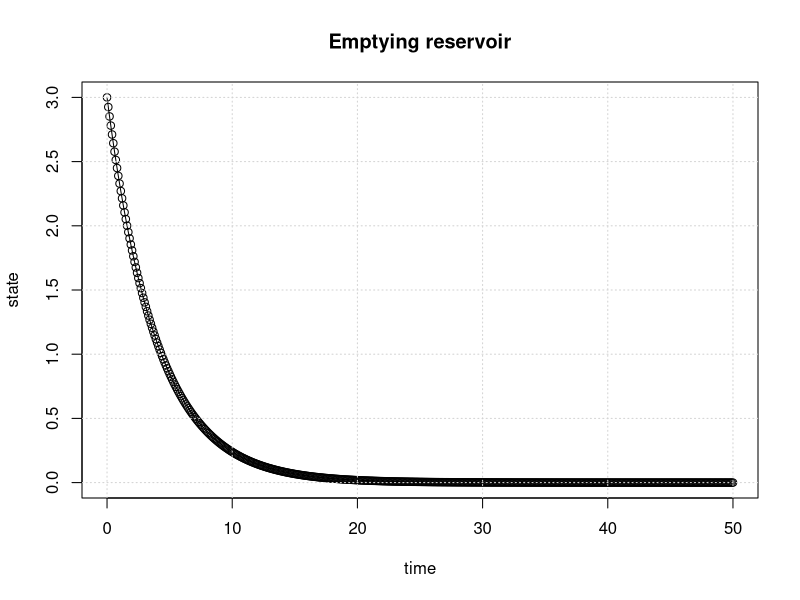
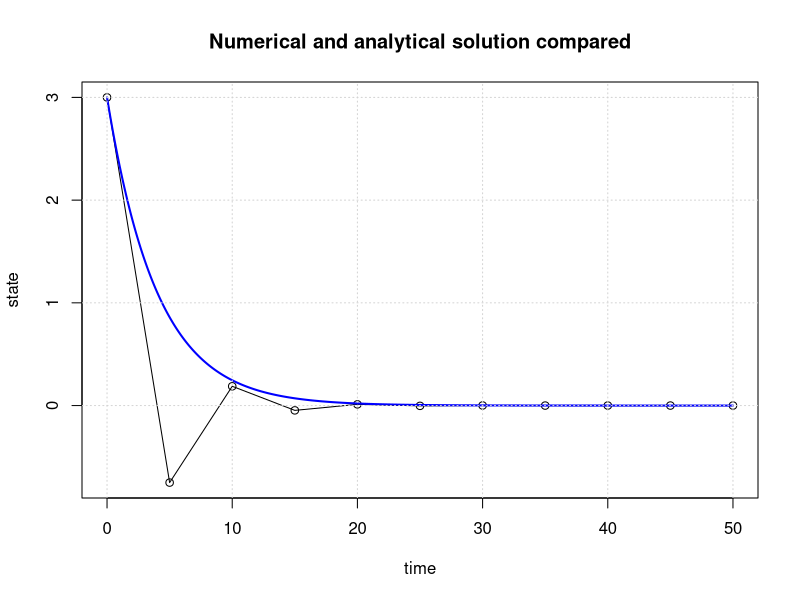
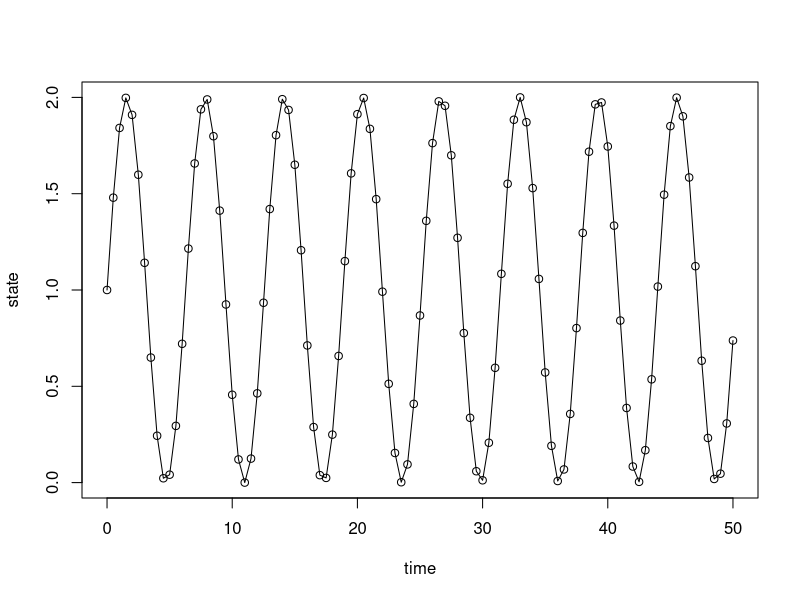
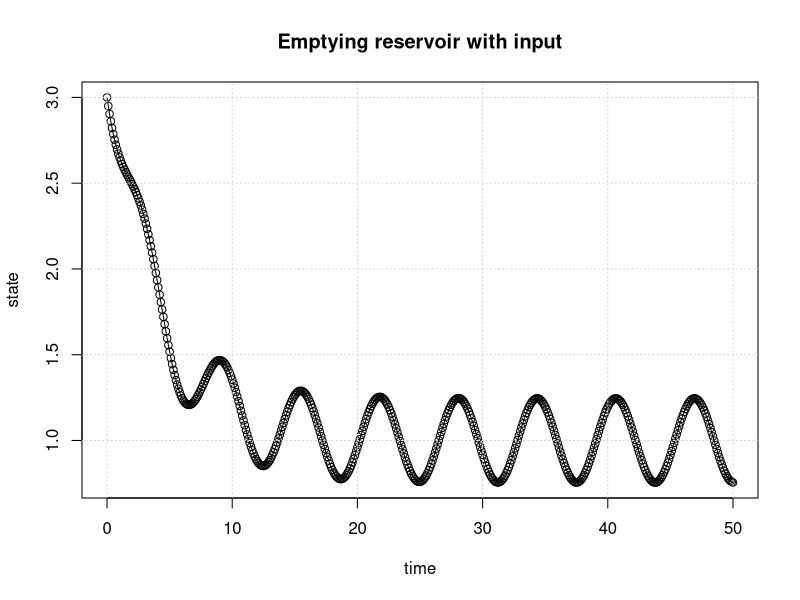
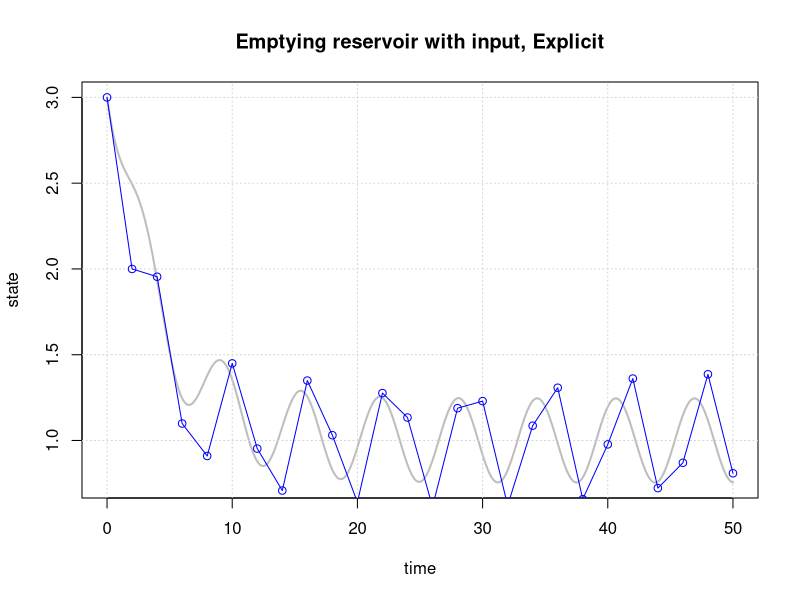
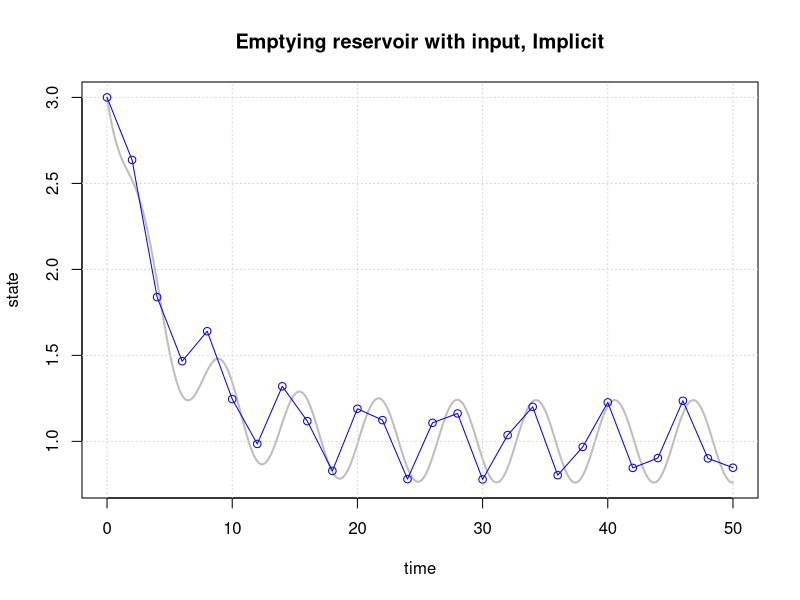
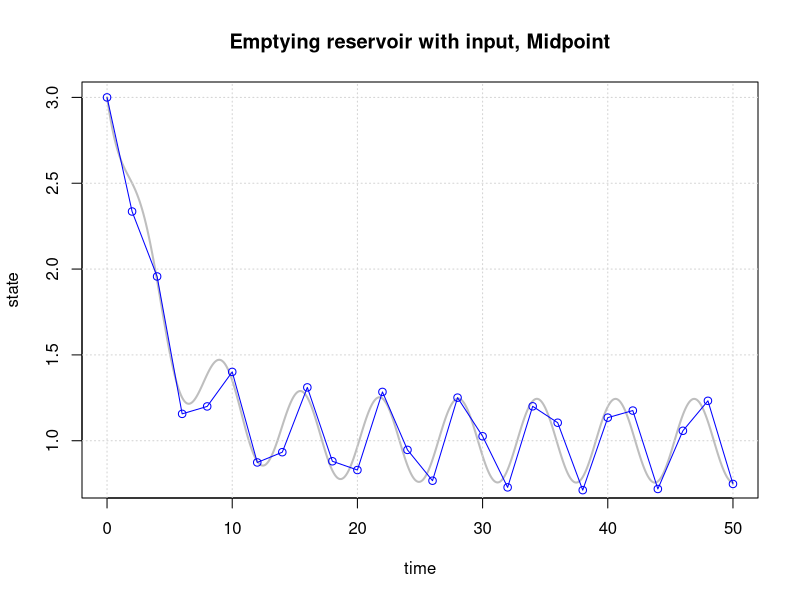
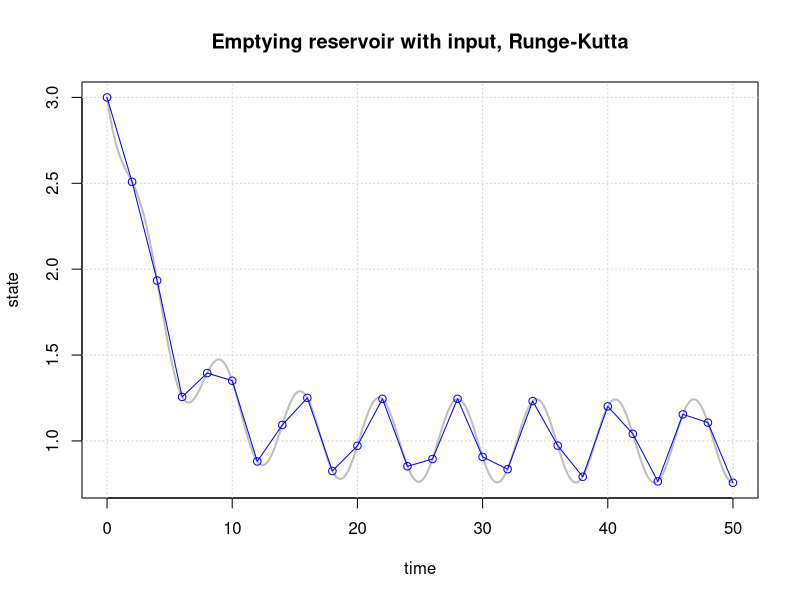

Generate these figures, in order, with R:
## ---- chunk 1
sys.fun = function(state)
{
  newstate = ...
  return(newstate)
}
## ---- chunk 2
sys.fun = function(state)
{
  newstate = state*(1-alpha*dt)
  return(newstate)
}
## ---- chunk 3
# Initial parameter values
begin.time = 0     # usually this variable is set to 0
end.time   = 50    # end time of the simulation (50)
dt         = 0.1   # delta t; time discretisation (0.1)
init.state = 3     # state of the system at the beginning of the simulation (3)
alpha      = 0.25  # decay constant (0.25)

# Simulation initialisation
time = begin.time
result.state= c(init.state)
result.time = c(time)
current.state = init.state

# Simulation
while(time < end.time)
{
  current.state = sys.fun(current.state)
  result.state = c(result.state,current.state)
  time = time + dt
  result.time = c(result.time,time)
}

# Plotting
plot(result.time,result.state,type='o',xlab="time",ylab="state")
title(main='Emptying reservoir')
grid()
## ---- chunk 4
# Initial parameter values
begin.time = 0     # usually this variable is set to 0
end.time   = 50    # end time of the simulation (50)
dt         = 5     # delta t; time discretisation (0.25)
init.state = 3     # state of the system at the beginning of the simulation (3)
alpha      = 0.25  # decay constant (0.25)

# Simulation initialisation
time = begin.time
result.state= c(init.state)
result.time = c(time)
current.state = init.state

# Simulation
while(time < end.time)
{
  current.state = sys.fun(current.state)
  result.state = c(result.state,current.state)
  time = time + dt
  result.time = c(result.time,time)
}

# Plotting
plot(result.time,result.state,type='o', xlab="time",ylab="state")
time.sequence = seq(begin.time,end.time,by=0.1)
analyt.state=init.state * exp(-time.sequence*alpha)
lines(time.sequence,analyt.state,col='blue',lwd=2)
title(main='Numerical and analytical solution compared')
grid()
## ---- chunk 5
time = seq(0,50,by=0.5)
plot(time,sin(time)+1,type='o', xlab="time",ylab="state")
## ---- chunk 6
rm(list=ls())
# Initial parameter values
begin.time = 0     # usually this variable is set to 0
end.time   = 50    # end time of the simulation
dt         = 0.1   # delta t; time discretisation
init.state = 3     # state of the system at the beginning of the simulation
alpha      = 1     # decay constant
A          = 4     # surface of the bucket
## ---- chunk 7
# Simulation initialisation
time             = begin.time
result.state     = c(init.state)
result.time      = c(time)
current.state    = init.state

# System function
sys.fun = function(state)
{
  newstate = state + dt/A*((sin(time)+1)-alpha*state)
  return(newstate)
}

# Simulation
while(time < end.time)
{
  current.state = sys.fun(current.state)
  result.state = c(result.state,current.state)
  time = time + dt
  result.time = c(result.time,time)
}

# Plotting
plot(result.time,result.state,type='o',xlab="time",ylab="state")
title(main='Emptying reservoir with input')
grid()
## ---- chunk 8
rm(list=ls())
#Initial parameter values
begin.time = 0     # usually this variable is set to 0
end.time   = 50    # end time of the simulation
dt         = 0.1   # delta t; time discretisation
init.state = 3     # state of the system at the beginning of the simulation
alpha      = 1     # decay constant
A          = 4     # surface of the bucket

# Simulation initialisation
time             = begin.time
result.state     = c(init.state)
result.time      = c(time)
current.state    = init.state

# System function
sys.fun = function(state)
{
  newstate = state + dt/A*((sin(time)+1)-alpha*state)
  return(newstate)
}

# Simulation
while(time < end.time)
{
  current.state = sys.fun(current.state)
  result.state = c(result.state,current.state)
  time = time + dt
  result.time = c(result.time,time)
}

# Plotting
plot(result.time,result.state,type='l', col="grey",lwd=2,xlab="time",ylab="state")
title(main='Emptying reservoir with input, Explicit')
grid()

dt = 2.0 # a new dt value to evaluate current scheme
time = begin.time
result.state= c(init.state)
result.time =c(time)
current.state = init.state
while(time < end.time)
{
  current.state = sys.fun(current.state)
  result.state = c(result.state,current.state)
  time = time + dt
  result.time = c(result.time,time)
}
lines(result.time,result.state,type='o',col='blue')
## ---- chunk 9
rm(list=ls())
#Initial parameter values
begin.time = 0     # usually this variable is set to 0
end.time   = 50    # end time of the simulation
dt         = 0.1   # delta t; time discretisation
init.state = 3     # state of the system at the beginning of the simulation
alpha      = 1     # decay constant
A          = 4     # surface of the bucket

# Simulation initialisation
time             = begin.time
result.state     = c(init.state)
result.time      = c(time)
current.state    = init.state

# System function
sys.fun = function(state)
{
  newstate = 1/(1+alpha*dt/A)*(state + dt/A*(sin(time+dt)+1))
  return(newstate)
}

# Simulation
while(time < end.time)
{
  current.state = sys.fun(current.state)
  result.state = c(result.state,current.state)
  time = time + dt
  result.time = c(result.time,time)
}

# Plotting
plot(result.time,result.state,type='l', col="grey",lwd=2,xlab="time",ylab="state")
title(main='Emptying reservoir with input, Implicit')
grid()

dt = 2.0 # a new dt value to evaluate current scheme
time = begin.time
result.state= c(init.state)
result.time =c(time)
current.state = init.state
while(time < end.time)
{
  current.state = sys.fun(current.state)
  result.state = c(result.state,current.state)
  time = time + dt
  result.time = c(result.time,time)
}
lines(result.time,result.state,type='o',col='blue')
## ---- chunk 10
rm(list=ls())
#Initial parameter values
begin.time = 0     # usually this variable is set to 0
end.time   = 50    # end time of the simulation
dt         = 0.1   # delta t; time discretisation
init.state = 3     # state of the system at the beginning of the simulation
alpha      = 1     # decay constant
A          = 4     # surface of the bucket

# Simulation initialisation
time             = begin.time
result.state     = c(init.state)
result.time      = c(time)
current.state    = init.state

# System function

f = function(time, state){
  return(((sin(time)+1)-alpha*state)/A)
}

sys.fun = function(state)
{
  s.aux    = state + dt/2*f(time,state)
  newstate = s.aux + dt/2*f(time+dt/2,s.aux)
  return(newstate)
}

# Simulation
while(time < end.time)
{
  current.state = sys.fun(current.state)
  result.state = c(result.state,current.state)
  time = time + dt
  result.time = c(result.time,time)
}

# Plotting
plot(result.time,result.state,type='l', col="grey",lwd=2,xlab="time",ylab="state")
title(main='Emptying reservoir with input, Midpoint')
grid()

dt = 2.0 # a new dt value to evaluate current scheme
time = begin.time
result.state= c(init.state)
result.time =c(time)
current.state = init.state
while(time < end.time)
{
  current.state = sys.fun(current.state)
  result.state = c(result.state,current.state)
  time = time + dt
  result.time = c(result.time,time)
}
lines(result.time,result.state,type='o',col='blue')
## ---- chunk 11
rm(list=ls())
#Initial parameter values
begin.time = 0     # usually this variable is set to 0
end.time   = 50    # end time of the simulation
dt         = 0.1   # delta t; time discretisation
init.state = 3     # state of the system at the beginning of the simulation
alpha      = 1     # decay constant
A          = 4     # surface of the bucket

# Simulation initialisation
time             = begin.time
result.state     = c(init.state)
result.time      = c(time)
current.state    = init.state

# System function

f = function(time, state){
  return(((sin(time)+1)-alpha*state)/A)
}

sys.fun = function(state)
{
  k1       = dt*f(time       , state         )
  k2       = dt*f(time+0.5*dt, state + 0.5*k1)
  k3       = dt*f(time+0.5*dt, state + 0.5*k2)
  k4       = dt*f(time+    dt, state +     k3)
  newstate = state + (k1 + 2*k2 + 2*k3 + k4)/6
  return(newstate)
}

# Simulation
while(time < end.time)
{
  current.state = sys.fun(current.state)
  result.state = c(result.state,current.state)
  time = time + dt
  result.time = c(result.time,time)
}

# Plotting
plot(result.time,result.state,type='l', col="grey",lwd=2,xlab="time",ylab="state")
title(main='Emptying reservoir with input, Runge-Kutta')
grid()

dt = 2.0 # a new dt value to evaluate current scheme
time = begin.time
result.state= c(init.state)
result.time =c(time)
current.state = init.state
while(time < end.time)
{
  current.state = sys.fun(current.state)
  result.state = c(result.state,current.state)
  time = time + dt
  result.time = c(result.time,time)
}
lines(result.time,result.state,type='o',col='blue')
## ---- chunk 12
##loading input and observed data
hupsel = read.table(file='hupsel.dat')
hupsel.time = hupsel$V1
hupsel.Qin = hupsel$V2
hupsel.Qobs = hupsel$V3
#to make data continuous for al dt
Qin.fun =approxfun(x=hupsel.time,y=hupsel.Qin,rule=2:2) 
Qobs.fun = approxfun(x=hupsel.time,y=hupsel.Qobs,rule = 2:2)

##time aspects
begin.time   = 0              #begin time of the simulation
end.time = hupsel.time[length(hupsel.time)] #end time of the simulation
dt           = 0.5            #1.0#.5 #delta t; time discretisation

#reservoir parameters
res.alpha.lw = 0.10543215 
res.alpha.up = 0.75
res.lvl.up   = 0.4            #1.7
res.A        = 1.45 

init.state   = 1.4            #the initial state of the linear reservoir

sys.fun = function(state)
{
  if(state<= res.lvl.up)
  {
    state = state +dt/res.A*(Qin.fun(time)- res.alpha.lw*state)
  }else{
    state = state + dt/res.A*(Qin.fun(time)-res.alpha.up*(state-res.lvl.up)-res.alpha.lw*state)
  }
  return(state)
}

time            = begin.time
result.state    = c(init.state)
result.time     = c(time)
current.state   = init.state
result.Qout1    = c()
result.Qout2    = c()
result.Qin      = c()
while(time < end.time)
{
  current.state = sys.fun(current.state)
  result.state  = c(result.state,current.state)
  time          = time + dt
  result.time   = c(result.time,time)
}

#####Calculation of the Qout fluxes
##first a function (state.above.up) to determine which states are above the upper outlet
state.above.up = function()
{
  state.up = c()
  for (i in 1:length(result.time))
  {
    this.state = result.state[i]
   if(this.state>res.lvl.up)
   {
     state.up=c(state.up,this.state)
   }else{
     state.up=c(state.up,0)
   }
  }
  return(state.up)
}


  state.above =state.above.up()  
  Qout.up = state.above
  IQout = which(state.above>0)
  Qout.up[IQout] = res.alpha.up*(Qout.up[IQout]-res.lvl.up) 
 
  
#   Qout.up = res.alpha.up*(state.above[state.above>0]-res.lvl.up)

Qout.lw = c()
Qout.lw = res.alpha.lw*result.state
# Qout.lw = res.A*res.k.lw*result.state

##balance
##dV/dt = Qin - Qout.lw - Qout.up
##dV/dt = state*res.A/dt
nrsteps = length(result.state)-1
dVdt = diff(result.state)*res.A/dt
Qin = Qin.fun(result.time)
error = Qin[1:nrsteps] - Qout.lw[1:nrsteps] - Qout.up[1:nrsteps] - dVdt
 
plot(result.time,Qin,type = 'l',
     ylim=c(min(Qin,Qout.lw,Qout.up,dVdt),max(Qin,Qout.lw,Qout.up,dVdt)),
     ylab = 'L^3/T',xlab = 'time')
legend('topleft',c('Qin : black',
                 'Qout.lw : blue',
                 'Qout.up : green',
                 'dVdt: red',
                 'error : dashed'))

     
lines(result.time[1:nrsteps],dVdt,col='red')
lines(result.time[1:nrsteps],Qout.lw[1:nrsteps],col='blue')
lines(result.time[1:nrsteps],Qout.up[1:nrsteps],col='green')
lines(result.time[1:nrsteps],error,lty='dashed')

##results observed vs computed
plot(result.time[1:nrsteps],Qobs.fun(result.time[1:nrsteps]),type='l',
     lwd=2,col='grey',ylim=c(min(hupsel.Qobs,Qout.lw,Qout.up),max(hupsel.Qobs,Qout.lw,Qout.up)),
     ylab = 'Qout.obs/Qout.calc',xlab = 'time')
lines(result.time[1:nrsteps],Qout.up[1:nrsteps]+Qout.lw[1:nrsteps],col='blue')

Sumsquares = sum((Qobs.fun(result.time)-(Qout.up+Qout.lw))^2)
title(main=paste('Observed (grey) vs. calculated discharges ','SS = ',Sumsquares))



